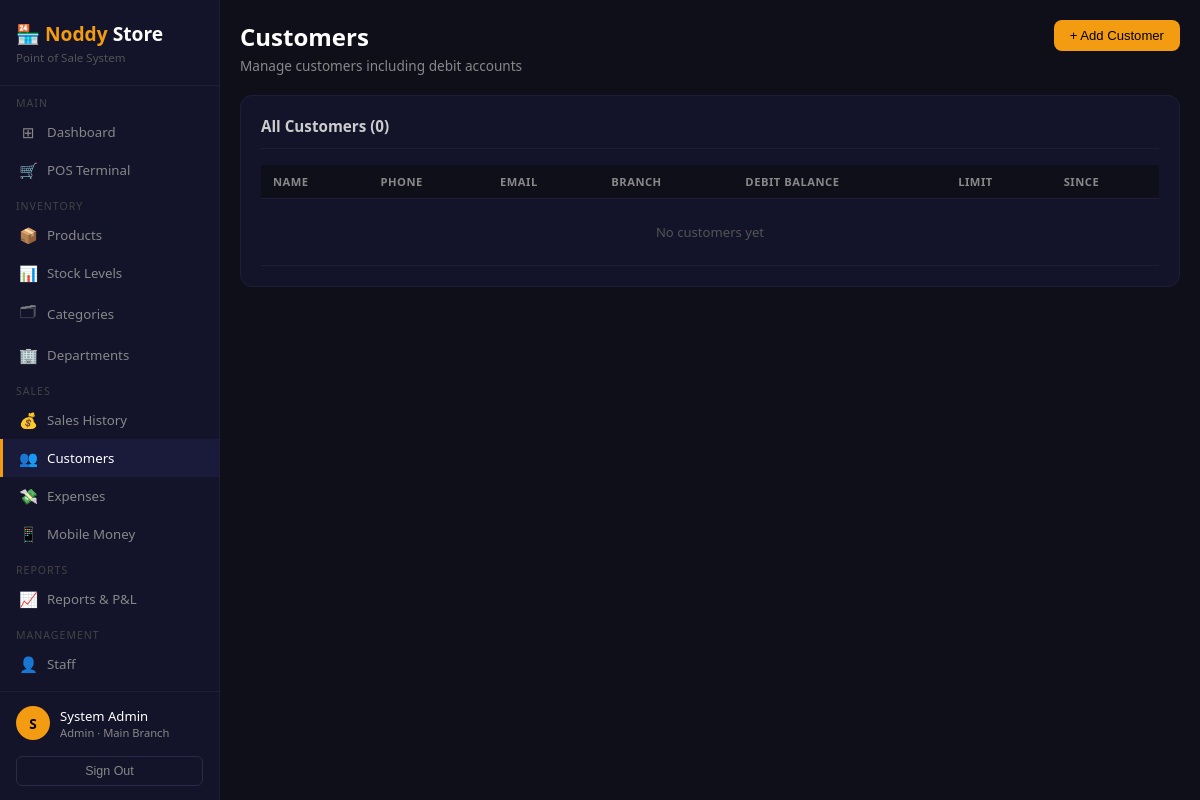
The app's page /customers (signed in), older data.
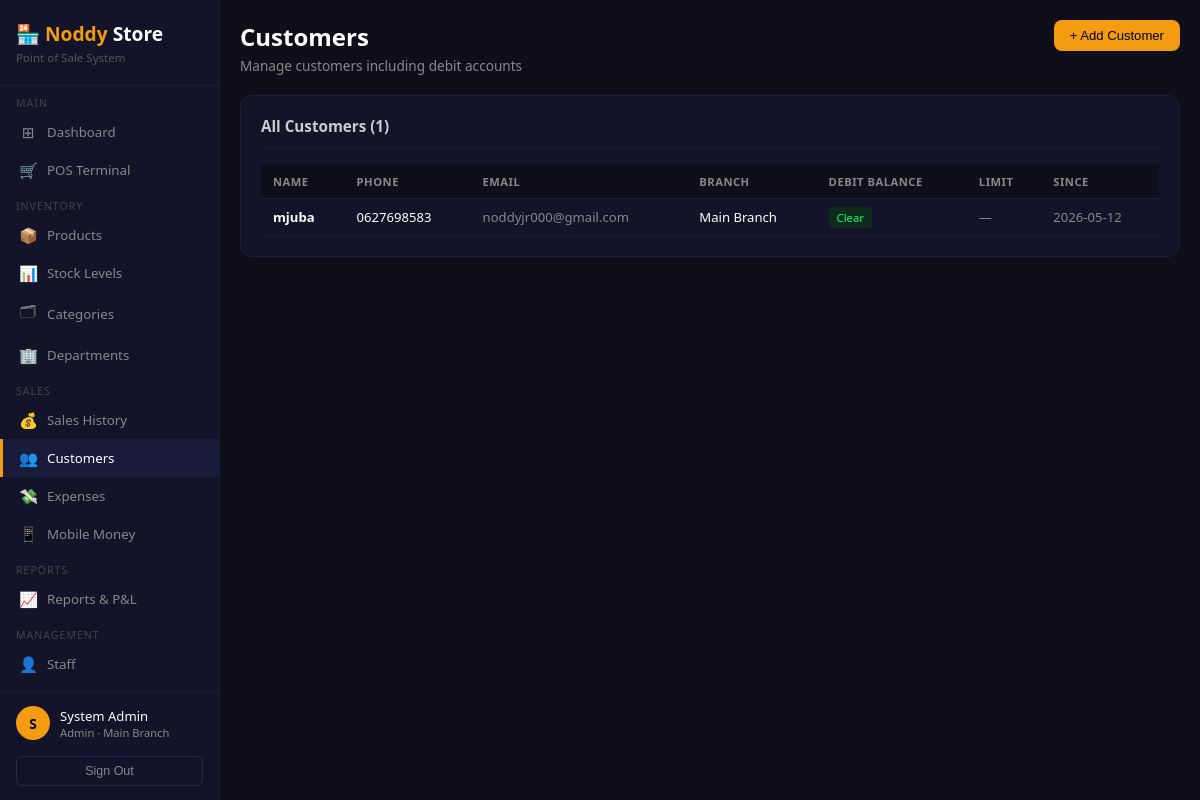
The same page, newer data.
### tables this page shows
CREATE TABLE customers (
        id           INTEGER PRIMARY KEY AUTOINCREMENT,
        full_name    TEXT NOT NULL,
        phone        TEXT,
        email        TEXT,
        address      TEXT,
        debit_limit  REAL DEFAULT 0,
        debit_balance REAL DEFAULT 0,
        branch_id    INTEGER,
        created_at   TEXT DEFAULT CURRENT_TIMESTAMP,
        FOREIGN KEY (branch_id) REFERENCES branches(id)
    );

CREATE TABLE branches (
        id         INTEGER PRIMARY KEY AUTOINCREMENT,
        name       TEXT NOT NULL,
        location   TEXT,
        phone      TEXT,
        created_at TEXT DEFAULT CURRENT_TIMESTAMP
    );

### app.py (the view)
@app.route('/customers')
@login_required
def customers():
    conn      = get_db()
    branch_id = session.get('branch_id')
    role      = session.get('role')
    bf2       = get_bf2(role, branch_id, 'c.branch_id')
    custs     = conn.execute(f'''
        SELECT c.*,b.name as branch_name FROM customers c
        LEFT JOIN branches b ON c.branch_id=b.id
        WHERE 1=1 {bf2} ORDER BY c.full_name
    ''').fetchall()
    branches  = conn.execute('SELECT * FROM branches').fetchall()
    conn.close()
    return render_template('customers.html', custs=custs, branches=branches)

### app.py (called while the page is built)
def login_required(f):
    @wraps(f)
    def decorated(*args, **kwargs):
        if 'user_id' not in session:
            return redirect(url_for('login'))
        return f(*args, **kwargs)
    return decorated

def get_bf2(role, branch_id, col='branch_id'):
    return '' if role == 'admin' else f'AND {col}={branch_id}'

### database.py (called while the page is built)
def get_db():
    conn = sqlite3.connect(DB)
    conn.row_factory = sqlite3.Row
    return conn

### templates/customers.html (shortened to what this page needs)
{% extends 'base.html' %}
{% block content %}
<div class="page-header">
    <div>
        <h2>Customers</h2>
        <p>Manage customers including debit accounts</p>
    </div>
    <button class="btn btn-primary"
            onclick="document.getElementById('addModal').classList.add('show')">
        + Add Customer
    </button>
</div>
{% set debit_custs = custs|selectattr('debit_balance','gt',0)|list %}
<div class="card">
    <div class="card-header">
        <h3>All Customers ({{ custs|length }})</h3>
    </div>
    <table>
        <thead>
            <tr><th>Name</th><th>Phone</th><th>Email</th><th>Branch</th><th>Debit Balance</th><th>Limit</th><th>Since</th></tr>
        </thead>
        <tbody>
            {% for c in custs %}
            <tr>
                <td><strong>{{ c.full_name }}</strong></td>
                <td>{{ c.phone or '—' }}</td>
                <td style="color:#888">{{ c.email or '—' }}</td>
                <td>{{ c.branch_name }}</td>
                <td>
                    {% if c.debit_balance > 0 %}
                    <span class="badge badge-danger">
                        TZS {{ "{:,.0f}".format(c.debit_balance) }}
                    </span>
                    {% else %}
                    <span class="badge badge-success">Clear</span>
                    {% endif %}
                </td>
                <td style="color:#888">
                    {% if c.debit_limit > 0 %}
                    TZS {{ "{:,.0f}".format(c.debit_limit) }}
                    {% else %}—{% endif %}
                </td>
                <td style="color:#888">{{ c.created_at[:10] }}</td>
            </tr>
            {% endfor %}
            {% if not custs %}
            <tr>
                <td colspan="7" style="text-align:center;color:#555;padding:24px">
                    No customers yet
                </td>
            </tr>
            {% endif %}
        </tbody>
    </table>
</div>
{% endblock %}

Row changes from the older to the newer data that the page shows:
added customers: full_name "mjuba", phone "0627698583", email "noddyjr000@gmail.com", branch_name "Main Branch", debit_balance "Clear", created_at "2026-05-12"
Text that changed along with them:
{{ custs|length }}: "0" → "1"
text no longer shown: "No customers yet"
